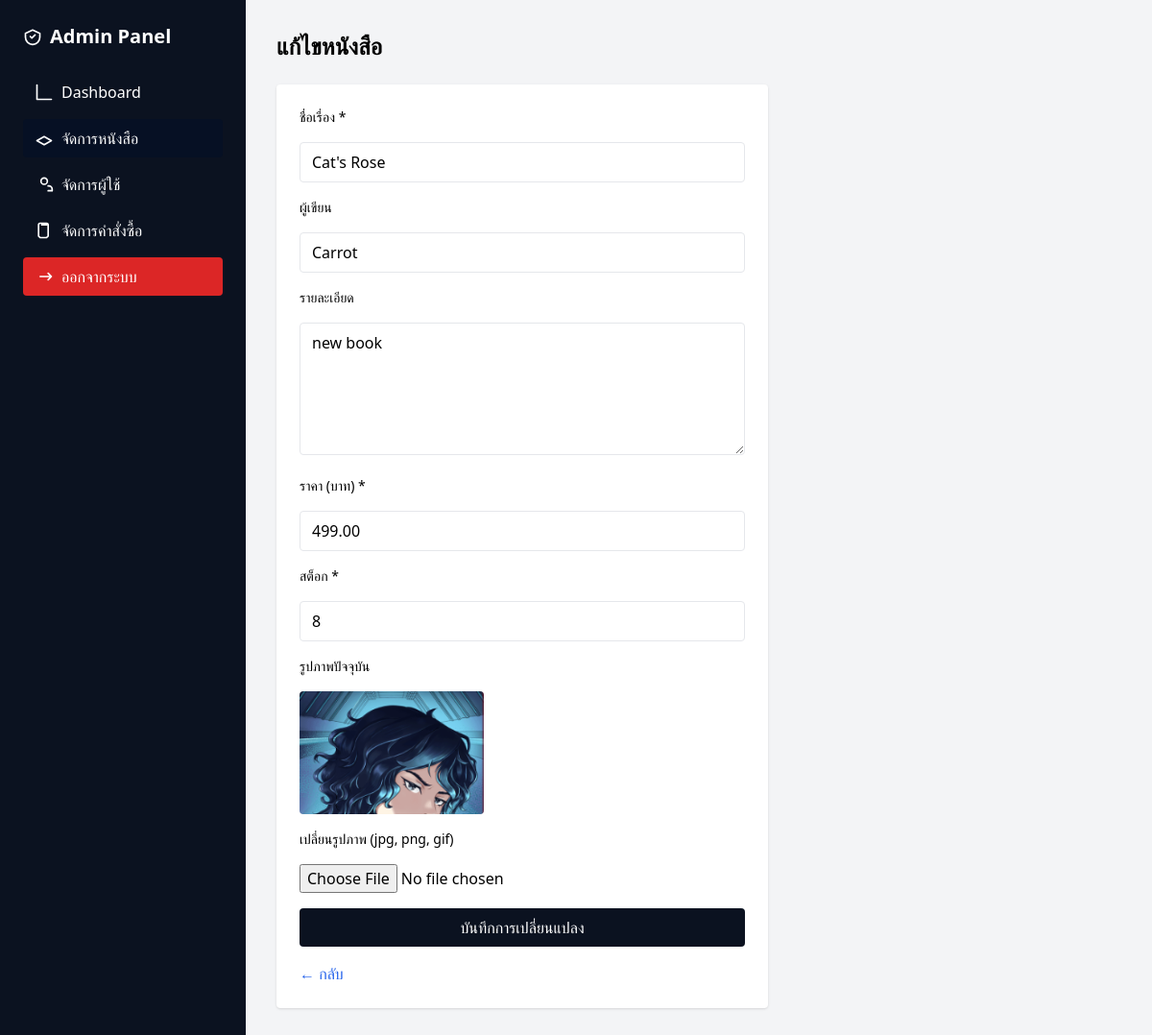
The page /admin/product_edit.php?id=2 (signed in) on the database its author committed.
### tables this page shows
CREATE TABLE `products` (
  `id` int(11) NOT NULL,
  `title` varchar(200) NOT NULL,
  `author` varchar(100) DEFAULT NULL,
  `description` text DEFAULT NULL,
  `price` decimal(10,2) NOT NULL,
  `stock` int(11) DEFAULT 0,
  `image` varchar(255) DEFAULT NULL,
  `created_at` timestamp NOT NULL DEFAULT current_timestamp()
);

### admin/product_edit.php (the view, shortened to what this page needs)
<?php
include '../config.php';
$id = $_GET['id'] ?? 0;
$query = "SELECT * FROM products WHERE id='$id'";
$result = mysqli_query($conn, $query);
$product = mysqli_fetch_assoc($result);
?>
<!DOCTYPE html>
<html>
<head>
    <script src="https://cdn.tailwindcss.com"></script>
</head>
<body class="bg-gray-100 font-sans">
    <div class="flex">
        <div class="sidebar">
            <aside class="w-64 h-screen bg-blue-700 text-white p-6 fixed">
                <h2 class="text-xl font-semibold mb-6 flex items-center space-x-2">
                    <svg xmlns="http://www.w3.org/2000/svg" class="h-5 w-5" fill="none" viewBox="0 0 24 24" stroke="currentColor">
                      <path stroke-linecap="round" stroke-linejoin="round" stroke-width="2" d="M9 12l2 2 4-4M12 22C7.029 22 3 17.97 3 13V8l9-4 9 4v5c0 4.97-4.029 9-9 9z" />
                    </svg>
                    <span>Admin Panel</span>
                </h2>
                <nav class="space-y-2">
                    <a href="index.php" class="block px-3 py-2 rounded hover:bg-blue-800 flex items-center space-x-2">
                        <svg xmlns="http://www.w3.org/2000/svg" class="h-5 w-5" fill="none" viewBox="0 0 24 24" stroke="currentColor">
                          <path stroke-linecap="round" stroke-linejoin="round" stroke-width="2" d="M3 3v18h18" />
                        </svg><span>Dashboard</span>
                    </a>
                    <a href="products.php" class="block px-3 py-2 rounded hover:bg-blue-800 flex items-center space-x-2 bg-blue-800">
                        <svg xmlns="http://www.w3.org/2000/svg" class="h-5 w-5" fill="none" viewBox="0 0 24 24" stroke="currentColor">
                          <path stroke-linecap="round" stroke-linejoin="round" stroke-width="2" d="M12 20l9-5-9-5-9 5 9 5z" />
                        </svg><span>จัดการหนังสือ</span>
                    </a>
                    <a href="users.php" class="block px-3 py-2 rounded hover:bg-blue-800 flex items-center space-x-2">
                        <svg xmlns="http://www.w3.org/2000/svg" class="h-5 w-5" fill="none" viewBox="0 0 24 24" stroke="currentColor">
                          <path stroke-linecap="round" stroke-linejoin="round" stroke-width="2" d="M17 20h5v-2a4 4 0 00-5-4M12 12a4 4 0 100-8 4 4 0 000 8z" />
                        </svg><span>จัดการผู้ใช้</span>
                    </a>
                    <a href="orders.php" class="block px-3 py-2 rounded hover:bg-blue-800 flex items-center space-x-2">
                        <svg xmlns="http://www.w3.org/2000/svg" class="h-5 w-5" fill="none" viewBox="0 0 24 24" stroke="currentColor">
                          <path stroke-linecap="round" stroke-linejoin="round" stroke-width="2" d="M9 5h6M9 3h6a2 2 0 012 2v14l-2 2H7l-2-2V5a2 2 0 012-2z" />
                        </svg><span>จัดการคำสั่งซื้อ</span>
                    </a>
                    <a href="../logout.php" class="inline-block mt-6 bg-red-600 px-3 py-2 rounded flex items-center space-x-2">
                        <svg xmlns="http://www.w3.org/2000/svg" class="h-5 w-5" fill="none" viewBox="0 0 24 24" stroke="currentColor">
                          <path stroke-linecap="round" stroke-linejoin="round" stroke-width="2" d="M17 16l4-4m0 0l-4-4m4 4H7" />
                        </svg><span>ออกจากระบบ</span>
                    </a>
                </nav>
            </aside>
        </div>
        <main class="ml-64 w-full p-8">
            <header class="mb-6">
                <h1 class="text-2xl font-semibold">แก้ไขหนังสือ</h1>
            </header>
            <div class="bg-white p-6 rounded shadow max-w-lg">
                <form method="POST" enctype="multipart/form-data" class="space-y-4">
                    <label class="block text-sm font-medium">ชื่อเรื่อง *</label>
                    <input type="text" name="title" value="<?php echo $product['title']; ?>" required class="w-full border rounded px-3 py-2">
                    <label class="block text-sm font-medium">ผู้เขียน</label>
                    <input type="text" name="author" value="<?php echo $product['author']; ?>" class="w-full border rounded px-3 py-2">
                    <label class="block text-sm font-medium">รายละเอียด</label>
                    <textarea name="description" rows="5" class="w-full border rounded px-3 py-2"><?php echo $product['description']; ?></textarea>
                    <label class="block text-sm font-medium">ราคา (บาท) *</label>
                    <input type="number" name="price" step="0.01" value="<?php echo $product['price']; ?>" required class="w-full border rounded px-3 py-2">
                    <label class="block text-sm font-medium">สต็อก *</label>
                    <input type="number" name="stock" value="<?php echo $product['stock']; ?>" required class="w-full border rounded px-3 py-2">
                    <label class="block text-sm font-medium">รูปภาพปัจจุบัน</label>
                    <?php if ($product['image']): ?>
                        <img src="<?php echo $product['image']; ?>" class="w-48 h-32 object-cover rounded mb-3" alt="<?php echo $product['title']; ?>">
                    <?php else: ?>
                        <p class="text-gray-500">ไม่มีรูปภาพ</p>
                    <?php endif; ?>
                    <label class="block text-sm font-medium">เปลี่ยนรูปภาพ (jpg, png, gif)</label>
                    <input type="file" name="image" accept="image/*" class="block">
                    <button type="submit" class="w-full bg-blue-600 text-white px-4 py-2 rounded">บันทึกการเปลี่ยนแปลง</button>
                </form>
                <p class="mt-4"><a href="products.php" class="text-blue-600">← กลับ</a></p>
            </div>
        </main>
    </div>
</body>
</html>

### admin/product_edit.php (style rules this page uses)
:root { --admin-primary:#0b1220; --accent:#7c3aed; }
.bg-blue-700 { background-color: var(--admin-primary) !important; }
.bg-blue-800 { background-color: #061024 !important; }
.bg-blue-600 { background-color: var(--admin-primary) !important; color:#fff !important; }

### rows shown on the page
products: title "Cat's Rose", author "Carrot", description "new book", price "499.00", stock "8", image (picture)
